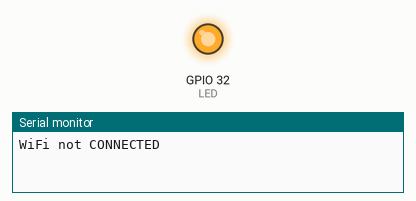
Simulated run of this sketch. Board: ESP32. Shown: output pins drawn as LEDs (lit = HIGH), the last lines printed to the serial monitor. WiFi joins after 1.5 s; servers stay silent unless stated; the local clock reads 2024-03-15 10:24:30 at power-on unless the sketch sets it.

Above: at 0.1 s.
At 2.1 s:
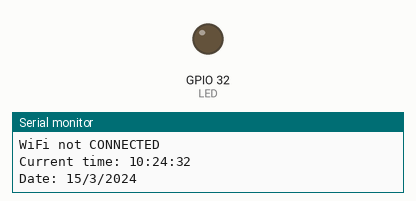
Timing chart, 0 to 3.6 s (numbered marks = the images above):
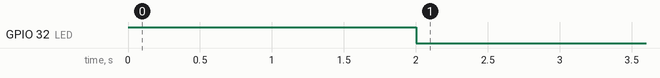

The sketch:

Time-zone.ino
```cpp
#include <WiFi.h>
#include <time.h>

WiFiClient client;
const int LED = 32;
const char* ssid = "xxxxxxxxxxxx";
const char* password = "xxxxxxxx";

// กำหนดเวลาในรูปแบบ UTC (เช่น UTC+9 = 9 * 3600)
const long utcOffsetInSeconds = 9* 3600; // UTC+9 สำหรับ Japan

const char* ntpServer = "pool.ntp.org";

void setup() {
  Serial.begin(115200);
  pinMode(LED, OUTPUT);
  digitalWrite(LED, HIGH);

  // เชื่อมต่อ WiFi
  WiFi.begin(ssid, password);
  while (WiFi.status() != WL_CONNECTED) {
    Serial.println("WiFi not CONNECTED");
    delay(1000);
  }
  digitalWrite(LED, LOW);

  // เริ่มการใช้งานเวลา NTP
  configTime(utcOffsetInSeconds, 0, ntpServer);
}

void loop() {
  struct tm timeinfo;
  if (!getLocalTime(&timeinfo)) {
    Serial.println("Failed to obtain time");
    return;
  }

  // แสดงเวลาปัจจุบัน
  Serial.print("Current time: ");
  Serial.print(timeinfo.tm_hour);
  Serial.print(":");
  Serial.print(timeinfo.tm_min);
  Serial.print(":");
  Serial.println(timeinfo.tm_sec);

  // แสดงวันเดือนปี
  Serial.print("Date: ");
  Serial.print(timeinfo.tm_mday);
  Serial.print("/");
  Serial.print(timeinfo.tm_mon + 1);  // เดือนจะเริ่มจาก 0 (มกราคม = 0)
  Serial.print("/");
  Serial.println(timeinfo.tm_year + 1900);  // ปีจะเริ่มจาก 1900

  delay(1000);
}
```
